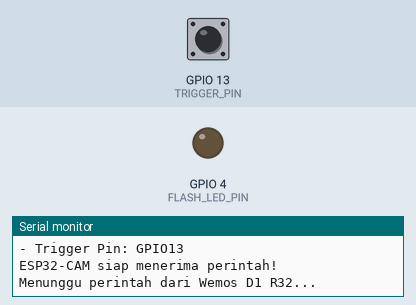
Simulated run of this sketch. Board: ESP32. On the bench: output pins drawn as LEDs (lit = HIGH), the last lines printed to the serial monitor. Dashed ring = blinking. The inputs (shaded band) are chosen by the test bench; at power-on: GPIO 13 (TRIGGER_PIN) HIGH. WiFi joins after 1.5 s; servers stay silent unless stated; EEPROM starts erased; the camera gives no picture; web services answer with replies made up by the test bench.

Above: at 4.5 s.
4.6 s: GPIO 13 (TRIGGER_PIN) pulled LOW for 3.2 s
At 5.8 s:
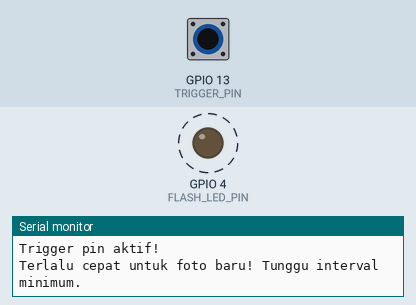
10.8 s: GPIO 13 (TRIGGER_PIN) pulled LOW for 0.15 s
At 11.3 s:
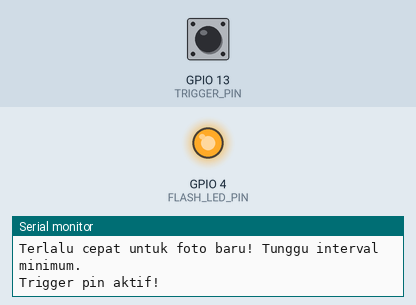
16.7 s: GPIO 13 (TRIGGER_PIN) driven LOW
At 17.3 s:
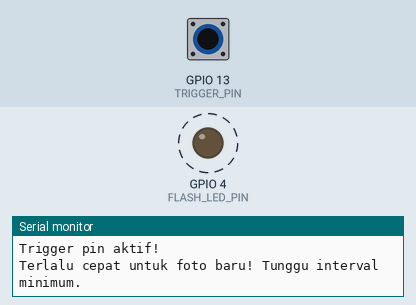
Timing chart, 0 to 20.4 s (numbered marks = the images above; inputs shaded):
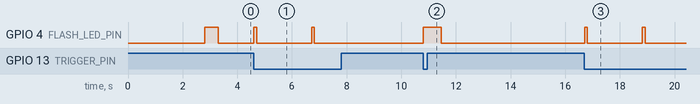

The sketch:

ESP32_CAM_KOTAK_AMAL.ino
```cpp
#include <Arduino.h>
#include <WiFi.h>
#include <WiFiClientSecure.h>
#include "soc/soc.h"
#include "soc/rtc_cntl_reg.h"
#include "esp_camera.h"
#include <UniversalTelegramBot.h>
#include <ArduinoJson.h>
#include <EEPROM.h>

// Konfigurasi WiFi (gunakan kredensial yang sama dengan Wemos D1 R32)
const char* ssid = "Xiaomi 13T renjak";
const char* password = "12345678";

// Konfigurasi Telegram Bot (gunakan token yang sama dengan Wemos D1 R32)
#define BOT_TOKEN "7764421612:AAHJYHSp1i1F-L3zuAs6VA7TP2RqZvh2MFg"

// Pin untuk menerima sinyal dari Wemos D1 R32
#define TRIGGER_PIN 13  // Pin trigger dari Wemos D1 R32

// Pin Serial pada ESP32-CAM
// ESP32-CAM menggunakan U0T (GPIO1) dan U0R (GPIO3) untuk komunikasi serial
// dengan komputer, jadi kita tidak perlu mendefinisikan pin serial khusus
// Serial default sudah menggunakan pin ini

// Flash LED Pin untuk ESP32-CAM
#define FLASH_LED_PIN 4

// EEPROM untuk menyimpan Chat ID
#define EEPROM_SIZE 64
#define CHAT_ID_ADDR 0

// Chat ID akan diterima dari Wemos D1 R32
String adminChatID = "";
bool isChatIDReceived = false;

// Variabel untuk mencegah pengambilan foto berulang dalam waktu singkat
unsigned long lastPhotoTime = 0;
const unsigned long photoMinInterval = 10000; // Minimal 10 detik antara dua foto

// Buffer untuk menerima perintah via Serial
String serialBuffer = "";
bool commandComplete = false;

// Timestamp terakhir kali menerima perintah
unsigned long lastCommandTime = 0;

// Konfigurasi kamera untuk ESP32-CAM
#define PWDN_GPIO_NUM     32
#define RESET_GPIO_NUM    -1
#define XCLK_GPIO_NUM      0
#define SIOD_GPIO_NUM     26
#define SIOC_GPIO_NUM     27
#define Y9_GPIO_NUM       35
#define Y8_GPIO_NUM       34
#define Y7_GPIO_NUM       39
#define Y6_GPIO_NUM       36
#define Y5_GPIO_NUM       21
#define Y4_GPIO_NUM       19
#define Y3_GPIO_NUM       18
#define Y2_GPIO_NUM        5
#define VSYNC_GPIO_NUM    25
#define HREF_GPIO_NUM     23
#define PCLK_GPIO_NUM     22

WiFiClientSecure secured_client;
UniversalTelegramBot bot(BOT_TOKEN, secured_client);

// Fungsi untuk menyimpan Chat ID ke EEPROM
void saveChatIDToEEPROM(String chatID) {
  // Bersihkan area EEPROM terlebih dahulu
  for (int i = 0; i < 50; i++) {
    EEPROM.write(CHAT_ID_ADDR + i, 0);
  }

  // Tulis Chat ID ke EEPROM
  for (int i = 0; i < chatID.length(); i++) {
    EEPROM.write(CHAT_ID_ADDR + i, chatID[i]);
  }

  EEPROM.commit();
  Serial.println("Chat ID disimpan ke EEPROM: " + chatID);
}

// Fungsi untuk membaca Chat ID dari EEPROM
String readChatIDFromEEPROM() {
  String chatID = "";
  for (int i = 0; i < 50; i++) {
    char c = EEPROM.read(CHAT_ID_ADDR + i);
    if (c == 0) break;
    chatID += c;
  }

  return chatID;
}

// Fungsi untuk inisialisasi kamera
bool initCamera() {
  camera_config_t config;
  config.ledc_channel = LEDC_CHANNEL_0;
  config.ledc_timer = LEDC_TIMER_0;
  config.pin_d0 = Y2_GPIO_NUM;
  config.pin_d1 = Y3_GPIO_NUM;
  config.pin_d2 = Y4_GPIO_NUM;
  config.pin_d3 = Y5_GPIO_NUM;
  config.pin_d4 = Y6_GPIO_NUM;
  config.pin_d5 = Y7_GPIO_NUM;
  config.pin_d6 = Y8_GPIO_NUM;
  config.pin_d7 = Y9_GPIO_NUM;
  config.pin_xclk = XCLK_GPIO_NUM;
  config.pin_pclk = PCLK_GPIO_NUM;
  config.pin_vsync = VSYNC_GPIO_NUM;
  config.pin_href = HREF_GPIO_NUM;
  config.pin_sscb_sda = SIOD_GPIO_NUM;
  config.pin_sscb_scl = SIOC_GPIO_NUM;
  config.pin_pwdn = PWDN_GPIO_NUM;
  config.pin_reset = RESET_GPIO_NUM;
  config.xclk_freq_hz = 20000000;
  config.pixel_format = PIXFORMAT_JPEG;

  // Konfigurasi kualitas tinggi untuk ESP32-CAM
  config.frame_size = FRAMESIZE_XGA; // 1024x768 resolusi
  config.jpeg_quality = 10; // Kualitas terbaik (0-63, semakin kecil semakin bagus)
  config.fb_count = 2;

  esp_err_t err = esp_camera_init(&config);
  if (err != ESP_OK) {
    Serial.printf("Inisialisasi kamera gagal dengan error 0x%x\n", err);
    return false;
  }

  // Setting kamera untuk hasil yang lebih baik
  sensor_t * s = esp_camera_sensor_get();
  s->set_brightness(s, 1);      // -2 sampai 2
  s->set_contrast(s, 1);        // -2 sampai 2
  s->set_saturation(s, 1);      // -2 sampai 2
  s->set_special_effect(s, 0);  // 0 = tidak ada efek
  s->set_whitebal(s, 1);        // 1 = aktifkan white balance otomatis
  s->set_awb_gain(s, 1);        // 1 = aktifkan white balance gain otomatis
  s->set_wb_mode(s, 0);         // 0 = mode white balance otomatis
  s->set_exposure_ctrl(s, 1);   // 1 = aktifkan exposure otomatis
  s->set_gain_ctrl(s, 1);       // 1 = aktifkan gain control otomatis
  s->set_aec2(s, 0);            // 0 = nonaktifkan koreksi otomatis
  s->set_ae_level(s, 0);        // -2 sampai 2
  s->set_aec_value(s, 300);     // 0-1200
  s->set_agc_gain(s, 0);        // 0-30
  s->set_gainceiling(s, (gainceiling_t)0);  // 0-6
  s->set_bpc(s, 0);             // 0 = nonaktifkan black pixel correction
  s->set_wpc(s, 1);             // 1 = aktifkan white pixel correction
  s->set_raw_gma(s, 1);         // 1 = aktifkan GMA
  s->set_lenc(s, 1);            // 1 = aktifkan koreksi lensa
  s->set_hmirror(s, 0);         // 0 = nonaktifkan mirror horizontal
  s->set_vflip(s, 0);           // 0 = nonaktifkan flip vertikal

  Serial.println("Kamera berhasil diinisialisasi!");
  return true;
}

// Fungsi untuk mengirim foto ke Telegram
bool sendPhotoToTelegram() {
  if (adminChatID == "") {
    Serial.println("ERROR: Admin Chat ID belum diterima!");
    return false;
  }

  // Aktifkan LED flash
  digitalWrite(FLASH_LED_PIN, HIGH);
  delay(500); // Tunggu agar LED mencapai kecerahan penuh

  // Ambil foto
  camera_fb_t *fb = esp_camera_fb_get();

  // Matikan LED flash
  digitalWrite(FLASH_LED_PIN, LOW);

  if (!fb) {
    Serial.println("Gagal mengambil gambar dari kamera!");
    return false;
  }

  Serial.println("Foto berhasil diambil. Mengirim ke Telegram...");
  Serial.println("Ukuran gambar: " + String(fb->len) + " bytes");

  // Kirim foto ke Telegram menggunakan multipart form data
  String caption = "⚠️ PERINGATAN: Terdeteksi aktivitas mencurigakan pada kotak amal! ⚠️";

  secured_client.setCACert(nullptr); // Skip sertifikat untuk memudahkan koneksi
  secured_client.setInsecure();

  String HEAD = "--RandomNerdTutorials\r\nContent-Disposition: form-data; name=\"chat_id\"; \r\n\r\n" + adminChatID + "\r\n--RandomNerdTutorials\r\nContent-Disposition: form-data; name=\"photo\"; filename=\"esp32-cam.jpg\"\r\nContent-Type: image/jpeg\r\n\r\n";
  String TAIL = "\r\n--RandomNerdTutorials\r\nContent-Disposition: form-data; name=\"caption\"; \r\n\r\n" + caption + "\r\n--RandomNerdTutorials--\r\n";

  uint16_t imageLen = fb->len;
  uint16_t extraLen = HEAD.length() + TAIL.length();
  uint16_t totalLen = imageLen + extraLen;

  // Koneksi ke server Telegram
  if (!secured_client.connect("api.telegram.org", 443)) {
    Serial.println("Koneksi ke server Telegram gagal!");
    esp_camera_fb_return(fb);
    return false;
  }

  // Kirim HTTP POST request
  secured_client.println("POST /bot" + String(BOT_TOKEN) + "/sendPhoto HTTP/1.1");
  secured_client.println("Host: api.telegram.org");
  secured_client.println("User-Agent: ESP32-CAM");
  secured_client.println("Content-Length: " + String(totalLen));
  secured_client.println("Content-Type: multipart/form-data; boundary=RandomNerdTutorials");
  secured_client.println();
  secured_client.print(HEAD);

  // Kirim data gambar
  uint8_t *fbBuf = fb->buf;
  size_t fbLen = fb->len;
  for (size_t n = 0; n < fbLen; n += 1024) {
    if (n + 1024 < fbLen) {
      secured_client.write(fbBuf, 1024);
      fbBuf += 1024;
    } else if (fbLen % 1024 > 0) {
      size_t remainder = fbLen % 1024;
      secured_client.write(fbBuf, remainder);
    }
  }

  secured_client.print(TAIL);

  // Bebaskan buffer memori
  esp_camera_fb_return(fb);

  // Tunggu respon dari server Telegram
  long startTimer = millis();
  bool finishedHeaders = false;
  bool currentLineIsBlank = true;
  String response = "";
  while (!secured_client.available() && millis() - startTimer < 10000) {
    delay(100);
  }

  while (secured_client.available()) {
    char c = secured_client.read();
    response += c;
  }

  secured_client.stop();

  Serial.println(response);
  bool success = response.indexOf("\"ok\":true") > 0;

  if (success) {
    Serial.println("Foto berhasil dikirim ke Telegram!");

    // Konfirmasi ke Wemos D1 R32
    Serial.println("PHOTO_SENT");
  } else {
    Serial.println("Gagal mengirim foto ke Telegram!");
  }

  return success;
}

// Fungsi untuk memproses perintah dari Wemos D1 R32
void processCommand(String command) {
  Serial.println("Memproses perintah: " + command);

  if (command == "PING") {
    Serial.println("PONG");
  }
  else if (command.startsWith("CHATID:")) {
    adminChatID = command.substring(7);

    // Validasi Chat ID (harus hanya berisi angka)
    bool validChatID = true;
    for (int i = 0; i < adminChatID.length(); i++) {
      if (!isDigit(adminChatID.charAt(i))) {
        validChatID = false;
        break;
      }
    }

    if (validChatID && adminChatID.length() > 0) {
      saveChatIDToEEPROM(adminChatID);
      Serial.println("CHATID_CONFIRMED");
      isChatIDReceived = true;
    } else {
      adminChatID = "";
      Serial.println("CHATID_INVALID");
    }
  }
  else if (command == "TAKE_PHOTO") {
    unsigned long currentTime = millis();

    if (isChatIDReceived) {
      if (currentTime - lastPhotoTime > photoMinInterval) {
        digitalWrite(FLASH_LED_PIN, HIGH); // Aktifkan flash terlebih dahulu
        delay(100);

        if (sendPhotoToTelegram()) {
          Serial.println("PHOTO_SENT");
        } else {
          Serial.println("PHOTO_FAILED");
        }

        lastPhotoTime = currentTime;
      } else {
        Serial.println("PHOTO_TOO_SOON");
      }
    } else {
      Serial.println("CHATID_NOT_SET");
    }
  }
  else {
    Serial.println("UNKNOWN_COMMAND");
  }
}

void setup() {
  // Nonaktifkan detektor brown-out untuk menghindari reset
  WRITE_PERI_REG(RTC_CNTL_BROWN_OUT_REG, 0);

  // Inisialisasi komunikasi serial
  // ESP32-CAM secara default menggunakan U0T (GPIO1) dan U0R (GPIO3) untuk Serial
  Serial.begin(115200);

  // Tunggu 1 detik untuk memastikan serial console siap
  delay(1000);

  Serial.println("\n==== ESP32-CAM Sistem Keamanan Kotak Amal ====");
  Serial.println("Versi: 1.2 (Hardware Serial)");

  // Inisialisasi EEPROM
  EEPROM.begin(EEPROM_SIZE);

  // Konfigurasi pin LED flash
  pinMode(FLASH_LED_PIN, OUTPUT);
  digitalWrite(FLASH_LED_PIN, LOW);

  // Konfigurasi pin trigger dengan pull-up internal
  pinMode(TRIGGER_PIN, INPUT_PULLUP);

  // Koneksi WiFi
  WiFi.begin(ssid, password);
  Serial.print("Menghubungkan ke WiFi");

  int retries = 0;
  while (WiFi.status() != WL_CONNECTED && retries < 20) {
    delay(500);
    Serial.print(".");
    retries++;
  }

  if (WiFi.status() != WL_CONNECTED) {
    Serial.println("\nKoneksi WiFi gagal! Merestart...");
    delay(3000);
    ESP.restart();
    return;
  }

  Serial.println("");
  Serial.println("WiFi terhubung!");
  Serial.println("Alamat IP: " + WiFi.localIP().toString());

  // Inisialisasi kamera
  if (!initCamera()) {
    Serial.println("Inisialisasi kamera gagal! Merestart...");
    delay(3000);
    ESP.restart();
    return;
  }

  // Baca Chat ID dari EEPROM jika tersedia
  adminChatID = readChatIDFromEEPROM();
  if (adminChatID != "") {
    Serial.println("Chat ID ditemukan di EEPROM: " + adminChatID);
    isChatIDReceived = true;
  } else {
    Serial.println("Chat ID tidak ditemukan di EEPROM");
  }

  // Siapkan buffer serial untuk menerima perintah
  serialBuffer.reserve(100);

  // Tes flash LED saat startup
  digitalWrite(FLASH_LED_PIN, HIGH);
  delay(500);
  digitalWrite(FLASH_LED_PIN, LOW);

  // Tampilkan informasi pinout untuk membantu troubleshooting
  Serial.println("\nKonfigurasi Pin ESP32-CAM:");
  Serial.println("- Serial RX: GPIO3 (U0R)");
  Serial.println("- Serial TX: GPIO1 (U0T)");
  Serial.println("- Flash LED: GPIO4");
  Serial.println("- Trigger Pin: GPIO13");

  Serial.println("\nESP32-CAM siap menerima perintah!");
  Serial.println("Menunggu perintah dari Wemos D1 R32...");
}

void loop() {
  // Cek perintah dari Serial (Wemos D1 R32)
  while (Serial.available() > 0) {
    char inChar = (char)Serial.read();

    // Tambahkan karakter ke buffer kecuali jika newline
    if (inChar != '\n' && inChar != '\r') {
      serialBuffer += inChar;
      lastCommandTime = millis();
    }
    // Jika menerima newline, tandai perintah lengkap
    else if (inChar == '\n') {
      commandComplete = true;
    }
  }

  // Jika buffer berisi data tapi tidak ada newline, cek timeout
  if (serialBuffer.length() > 0 && !commandComplete && (millis() - lastCommandTime > 200)) {
    // Timeout - proses buffer meskipun tidak ada newline
    commandComplete = true;
  }

  // Proses perintah yang lengkap
  if (commandComplete && serialBuffer.length() > 0) {
    Serial.println("Perintah diterima: " + serialBuffer);

    // Proses perintah
    processCommand(serialBuffer);

    // Reset buffer
    serialBuffer = "";
    commandComplete = false;
  }

  // Cek pin trigger (komunikasi hardware) - aktif LOW
  if (digitalRead(TRIGGER_PIN) == LOW) {
    Serial.println("Trigger pin aktif!");

    // Kedipkan LED flash sebagai konfirmasi
    digitalWrite(FLASH_LED_PIN, HIGH);
    delay(100);
    digitalWrite(FLASH_LED_PIN, LOW);

    if (isChatIDReceived) {
      unsigned long currentTime = millis();
      if (currentTime - lastPhotoTime > photoMinInterval) {
        sendPhotoToTelegram();
        lastPhotoTime = currentTime;
      } else {
        Serial.println("Terlalu cepat untuk foto baru! Tunggu interval minimum.");
      }
    } else {
      Serial.println("GAGAL: Chat ID belum diterima!");
    }

    // Delay untuk mencegah multiple trigger
    delay(2000);
  }

  // Cek koneksi WiFi dan reconnect jika diperlukan
  if (WiFi.status() != WL_CONNECTED) {
    Serial.println("Koneksi WiFi terputus! Mencoba menghubungkan kembali...");
    WiFi.reconnect();
    delay(5000);
  }

  // Sedikit delay untuk CPU
  delay(10);
}
```

Measured:
- after the input at 4.6 s, GPIO 4 (FLASH_LED_PIN): alternates HIGH for 0.10 s and LOW for 2.0 s, 4 changes in all, then stays LOW, starting at once
- after the input at 10.8 s, GPIO 4 (FLASH_LED_PIN): LOW → HIGH at once, → LOW 0.66 s later
- after the input at 16.7 s, GPIO 4 (FLASH_LED_PIN): alternates HIGH for 0.10 s and LOW for 2.0 s, starting at once
